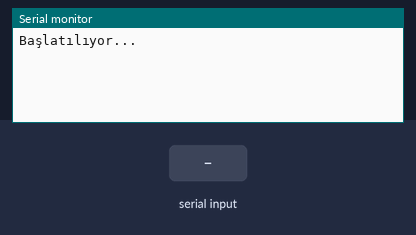
Bench run of a sketch on a simulated Arduino Uno, built with avr-gcc and run on an emulated ATmega328P. Parts: the last lines printed to the serial monitor. The test bench sets the inputs (shaded band).

Above: at 2.2 s.
2.3 s: "1" received over the second serial link
At 4.4 s:
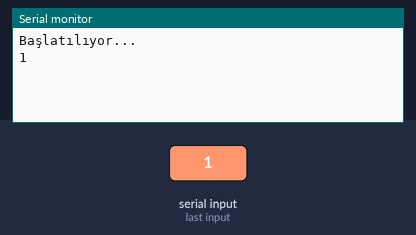
4.7 s: "0" received over the second serial link
At 6.4 s:
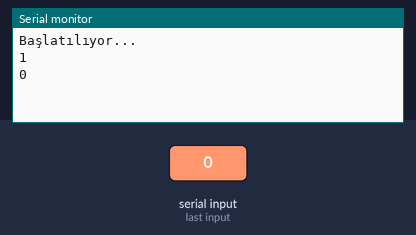

Measured:
- after the input at 2.3 s, the serial monitor: prints a new line after 1.0 s (image 1)
- after the input at 4.7 s, the serial monitor: prints a new line after 1.0 s (image 2)

The sketch:

test-sim800l.ino
```cpp
#include <SoftwareSerial.h> // Kütüphane tanımlanmaktadır

#define rxPin 2 // Gereken pinler tanımlamak
#define txPin 3
SoftwareSerial sim800L(rxPin,txPin);

void setup()
{
  //Arduino ve Arduino IDE (Serial Monitor) ile seri iletişimi başlatmak
  Serial.begin(115200);

  // Arduino ve SIM800L Modül arasaında iletişim başlasın
  sim800L.begin(9600);

  Serial.println("Başlatılıyor...");
  delay(1000);
}

void loop()
{

  while(sim800L.available()){ // SIM800L modülünden gelen verileri oku ve Arduino Uno'nun ana seri bağlantısı üzerinden yazdırmaktadır
    Serial.println(sim800L.readString());
  }
  while(Serial.available())  { // Arduino Uno'nun ana seri bağlantısından gelen verileri okuyup SIM800L modülüne göndermektedir
    sim800L.println(Serial.readString());
  }
}
```
